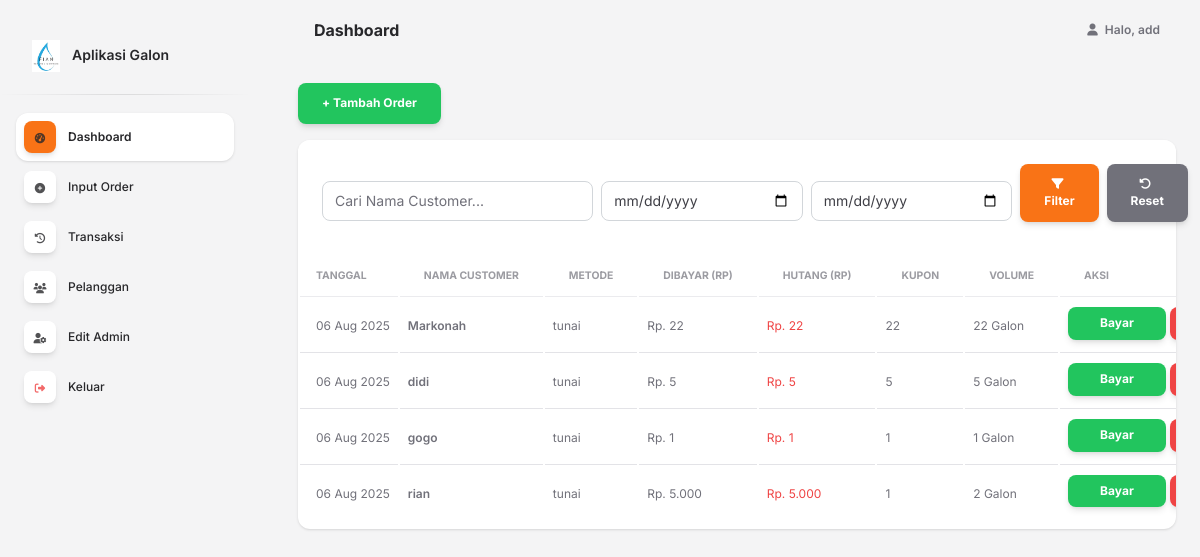
/pages/input_order.php (signed in), run on the app's committed database.
### tables this page shows
CREATE TABLE `transaksi` (
  `id` int(11) NOT NULL,
  `tanggal` date NOT NULL,
  `nama_customer` varchar(100) NOT NULL,
  `volume` int(20) NOT NULL,
  `pembayaran` enum('tunai','kupon') NOT NULL,
  `dibayar` int(11) DEFAULT 0,
  `hutang` int(11) DEFAULT 0,
  `kupon` int(11) DEFAULT 0
);

### pages/input_order.php (the view, shortened to what this page needs)
<?php include "nav.php"; ?>
<link href="https://cdn.jsdelivr.net/npm/select2@4.1.0-rc.0/dist/css/select2.min.css" rel="stylesheet" />
<link rel="stylesheet" href="https://cdn.jsdelivr.net/npm/select2-bootstrap-5-theme@1.3.0/dist/select2-bootstrap-5-theme.min.css" />
<div class="container mt-4">
  <?php
  require_once __DIR__ . '/../config/db.php';
  ?>
  <button type="button" class="btn btn-success mb-3" data-bs-toggle="modal" data-bs-target="#modalInputOrder">
    + Tambah Order
  </button>
  <div class="card">
    <div class="card-header pb-0">
      <form method="GET" action="index.php">
        <div class="row g-2 align-items-center mb-3">
          <div class="col-12 col-lg-4">
            <input type="text" name="search_nama" id="search_nama" class="form-control" placeholder="Cari Nama Customer..." value="<?= isset($_GET['search_nama']) ? htmlspecialchars($_GET['search_nama']) : '' ?>">
          </div>
          <div class="col-12 col-sm-6 col-lg-3">
            <input type="date" name="start_date" id="start_date" class="form-control" value="<?= isset($_GET['start_date']) ? $_GET['start_date'] : '' ?>">
          </div>
          <div class="col-12 col-sm-6 col-lg-3">
            <input type="date" name="end_date" id="end_date" class="form-control" value="<?= isset($_GET['end_date']) ? $_GET['end_date'] : '' ?>">
          </div>
          <div class="col-12 col-lg-2">
            <div class="d-grid d-lg-flex gap-2">
              <button type="submit" class="btn btn-primary"><i class="fa-solid fa-filter me-1"></i>Filter</button>
              <a href="index.php?page=input_order" class="btn btn-secondary"><i class="fa-solid fa-rotate-left me-1"></i>Reset</a>
            </div>
          </div>
        </div>
      </form>
    </div>
    <div class="card-body px-0 pt-0 pb-2">
      <div class="table-responsive p-0">
        <table class="table align-items-center mb-0" id="hutangTable">
          <thead>
            <tr>
              <th class="text-uppercase text-secondary text-xxs font-weight-bolder opacity-7 ps-3">Tanggal</th>
              <th class="text-uppercase text-secondary text-xxs font-weight-bolder opacity-7">Nama Customer</th>
              <th class="text-uppercase text-secondary text-xxs font-weight-bolder opacity-7">Metode</th>
              <th class="text-uppercase text-secondary text-xxs font-weight-bolder opacity-7">Dibayar (Rp)</th>
              <th class="text-uppercase text-secondary text-xxs font-weight-bolder opacity-7">Hutang (Rp)</th>
              <th class="text-uppercase text-secondary text-xxs font-weight-bolder opacity-7">Kupon</th>
              <th class="text-uppercase text-secondary text-xxs font-weight-bolder opacity-7">Volume</th>
              <th class="text-uppercase text-secondary text-xxs font-weight-bolder opacity-7">Aksi</th>
            </tr>
          </thead>
          <tbody>
            <?php
            $where = ["hutang > 0"];
            $sql_where = "WHERE " . implode(" AND ", $where);
            $query = "SELECT * FROM transaksi $sql_where ORDER BY id DESC";
            $result = mysqli_query($conn, $query);
            while ($row = mysqli_fetch_assoc($result)) {
            ?>
              <tr>
                <td data-label="Tanggal" class="ps-3">
                  <p class="text-xs mb-0"><?php echo date('d M Y', strtotime($row['tanggal'])); ?></p>
                </td>
                <td data-label="Nama Customer">
                  <p class="text-xs font-weight-bold mb-0 nama-customer"><?php echo htmlspecialchars($row['nama_customer']); ?></p>
                </td>
                <td data-label="Metode">
                  <p class="text-xs mb-0"><?php echo $row['pembayaran']; ?></p>
                </td>
                <td data-label="Dibayar">
                  <p class="text-xs mb-0">Rp. <?php echo number_format($row['dibayar'], 0, ',', '.'); ?></p>
                </td>
                <td data-label="Hutang">
                  <p class="text-xs text-danger mb-0">Rp. <?php echo number_format($row['hutang'], 0, ',', '.'); ?></p>
                </td>
                <td data-label="Kupon">
                  <p class="text-xs mb-0"><?php echo $row['kupon']; ?></p>
                </td>
                <td data-label="Volume">
                  <p class="text-xs mb-0"><?php echo $row['volume']; ?> Galon</p>
                </td>
                <td data-label="Aksi">
                  <button class="btn btn-success btn-sm mb-1" data-bs-toggle="modal" data-bs-target="#modalBayar<?= $row['id'] ?>">Bayar</button>
                  <form method="POST" action="pages/hapus_transaksia.php" style="display:inline;" onsubmit="return confirm('Yakin ingin menghapus transaksi ini?');">
                    <button type="submit" class="btn btn-danger btn-sm mb-1">Hapus</button>
                  </form>
                </td>
              </tr>
            <?php } ?>
          </tbody>
        </table>
      </div>
    </div>
  </div>
</div>
<?php include "base/footer.php"; ?>

### base/header.php (shortened to what this page needs)
<!DOCTYPE html>
<html lang="en">
<head>
  <head>
    <link rel="stylesheet" href="https://cdnjs.cloudflare.com/ajax/libs/font-awesome/6.5.1/css/all.min.css">
    <link href="https://demos.creative-tim.com/soft-ui-dashboard/assets/css/nucleo-icons.css" rel="stylesheet" />
    <link href="https://demos.creative-tim.com/soft-ui-dashboard/assets/css/nucleo-svg.css" rel="stylesheet" />
    <link id="pagestyle" href="assets/css/soft-ui-dashboard.css?v=1.1.0" rel="stylesheet" />
  </head>
<body class="g-sidenav-show bg-gray-100">

### pages/nav.php (shortened to what this page needs)
<?php
include "base/header.php";
?>
<body class="g-sidenav-show bg-gray-100">
<aside class="sidenav navbar navbar-vertical navbar-expand-xs border-0 border-radius-xl my-3 fixed-start" id="sidenav-main">
    <div class="sidenav-header">
        <a class="navbar-brand m-0" href="index.php?page=dashboard">
            <img src="assets/img/logo ro.png" alt="Logo Galon" style="height:40px;">
            <span class="ms-2 font-weight-bold">Aplikasi Galon</span>
        </a>
    </div>
    <hr class="horizontal dark mt-0">
    <div class="collapse navbar-collapse w-auto" id="sidenav-collapse-main">
        <ul class="navbar-nav">
            <li class="nav-item">
                <a class="nav-link <?= ($_GET['page'] ?? 'dashboard') === 'dashboard' ? 'active' : '' ?>" href="index.php?page=dashboard">
                    <div class="icon icon-shape icon-sm shadow border-radius-md bg-white text-center me-2 d-flex align-items-center justify-content-center">
                        <i class="fas fa-tachometer-alt text-dark"></i>
                    </div>
                    <span class="nav-link-text ms-1">Dashboard</span>
                </a>
            </li>
            <li class="nav-item">
                <a class="nav-link <?= ($_GET['page'] ?? '') === 'input_order' ? 'active' : '' ?>" href="index.php?page=input_order">
                    <div class="icon icon-shape icon-sm shadow border-radius-md bg-white text-center me-2 d-flex align-items-center justify-content-center">
                        <i class="fas fa-plus-circle text-dark"></i>
                    </div>
                    <span class="nav-link-text ms-1">Input Order</span>
                </a>
            </li>
            <li class="nav-item">
                <a class="nav-link <?= ($_GET['page'] ?? '') === 'transaksi' ? 'active' : '' ?>" href="index.php?page=transaksi">
                    <div class="icon icon-shape icon-sm shadow border-radius-md bg-white text-center me-2 d-flex align-items-center justify-content-center">
                        <i class="fas fa-history text-dark"></i>
                    </div>
                    <span class="nav-link-text ms-1">Transaksi</span>
                </a>
            </li>
            <li class="nav-item">
                <a class="nav-link <?= ($_GET['page'] ?? '') === 'pelanggan' ? 'active' : '' ?>" href="index.php?page=pelanggan">
                    <div class="icon icon-shape icon-sm shadow border-radius-md bg-white text-center me-2 d-flex align-items-center justify-content-center">
                        <i class="fas fa-users text-dark"></i>
                    </div>
                    <span class="nav-link-text ms-1">Pelanggan</span>
                </a>
            </li>
            <li class="nav-item">
                <a class="nav-link <?= ($_GET['page'] ?? '') === 'edit_user' ? 'active' : '' ?>" href="index.php?page=edit_user">
                    <div class="icon icon-shape icon-sm shadow border-radius-md bg-white text-center me-2 d-flex align-items-center justify-content-center">
                        <i class="fas fa-user-cog text-dark"></i>
                    </div>
                    <span class="nav-link-text ms-1">Edit Admin</span>
                </a>
            </li>
            <li class="nav-item">
                <a class="nav-link" href="index.php?page=logout">
                    <div class="icon icon-shape icon-sm shadow border-radius-md bg-white text-center me-2 d-flex align-items-center justify-content-center">
                        <i class="fas fa-sign-out-alt text-danger"></i>
                    </div>
                    <span class="nav-link-text ms-1">Keluar</span>
                </a>
            </li>
        </ul>
    </div>
</aside>
<main class="main-content position-relative border-radius-lg">
    <nav class="navbar navbar-main navbar-expand-lg px-0 mx-4 shadow-none border-radius-xl" id="navbarBlur" navbar-scroll="true">
        <div class="container-fluid py-1 px-3">
            <nav aria-label="breadcrumb">
                <h6 class="font-weight-bolder mb-0 text-capitalize">
                    <?= str_replace('_', ' ', $_GET['page'] ?? 'Dashboard') ?>
                </h6>
            </nav>
            <div class="collapse navbar-collapse mt-sm-0 mt-2 me-md-0 me-sm-4" id="navbar">
                <ul class="navbar-nav ms-auto justify-content-end">
                    <li class="nav-item dropdown">
                        <a href="#" class="nav-link text-body font-weight-bold px-0" id="dropdownUser" data-bs-toggle="dropdown" aria-expanded="false">
                            <i class="fa fa-user me-sm-1"></i>
                            <span class="d-sm-inline d-none">Halo, <?= htmlspecialchars($_SESSION['username']) ?></span>
                        </a>
                    </li>
                </ul>
            </div>
        </div>
    </nav>

### base/footer.php (shortened to what this page needs)
</body>
</html>

### data on the page
transaksi: tanggal "06 Aug 2025", nama_customer "Markonah", pembayaran "tunai", dibayar "22", hutang "22", kupon "22", volume "22"
transaksi: tanggal "06 Aug 2025", nama_customer "didi", pembayaran "tunai", dibayar "5", hutang "5", kupon "5", volume "5"
transaksi: tanggal "06 Aug 2025", nama_customer "gogo", pembayaran "tunai", dibayar "1", hutang "1", kupon "1", volume "1"
transaksi: tanggal "06 Aug 2025", nama_customer "rian", pembayaran "tunai", dibayar "5.000", hutang "5.000", kupon "1", volume "2"

### other printed values
str_replace('_', ' ', $_GET['page'] ?? 'Dashboard') "Dashboard"
$_SESSION['username'] "add"
